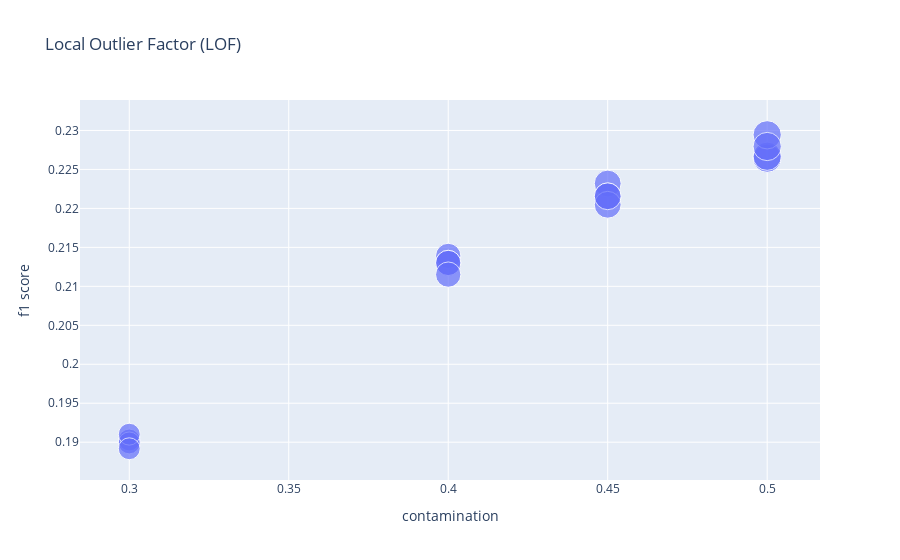
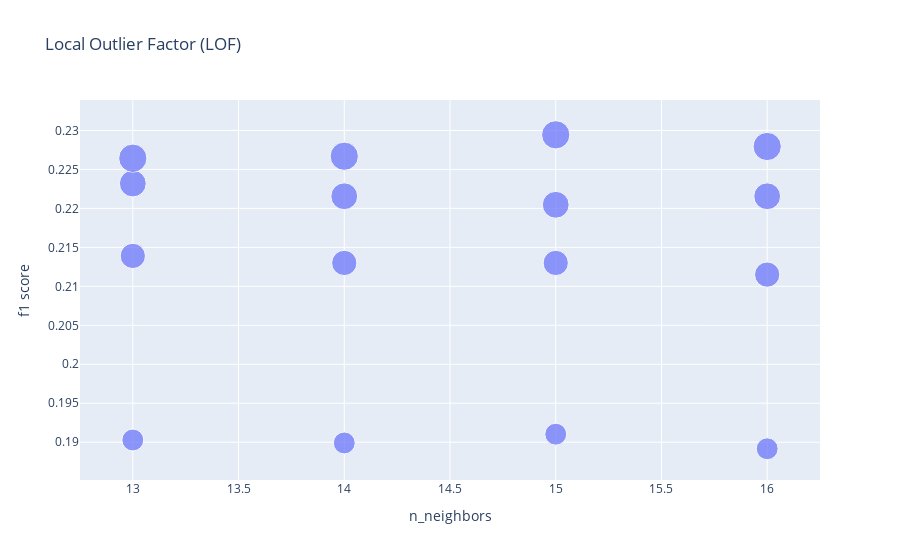
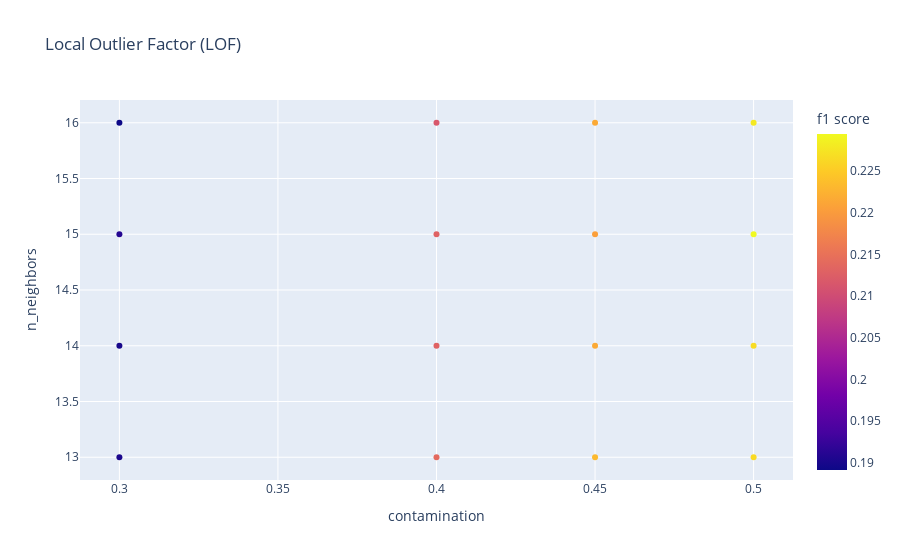

Write notebook code for charts like these, in order.
### Code cell
lof_results_df = pd.DataFrame(lof_total_results)

for lof_parameter in lof_parameters:
    fig = px.scatter(
        lof_results_df,
        x = lof_parameter,
        y = "f1 score",
        size = "contamination",
        title = "Local Outlier Factor (LOF)"
    )
    fig.show()

px.scatter(
    lof_results_df,
    x = "contamination",
    y = "n_neighbors",
    color = "f1 score",
    title = "Local Outlier Factor (LOF)"
)

### Figure 1 — Plotly figure (JSON) as saved in the notebook; plotly's stock layout.template omitted (floating-point values rounded to 4 significant figures)
{"data": [{"hovertemplate": "contamination=%{marker.size}<br>f1 score=%{y}<extra></extra>", "legendgroup": "", "marker": {"color": "#636efa", "size": [0.3, 0.3, 0.3, 0.3, 0.4, 0.4, 0.4, 0.4, 0.45, 0.45, 0.45, 0.45, 0.5, 0.5, 0.5, 0.5], "sizemode": "area", "sizeref": 0.00125, "symbol": "circle"}, "mode": "markers", "name": "", "orientation": "v", "showlegend": false, "type": "scatter", "x": [0.3, 0.3, 0.3, 0.3, 0.4, 0.4, 0.4, 0.4, 0.45, 0.45, 0.45, 0.45, 0.5, 0.5, 0.5, 0.5], "xaxis": "x", "y": [0.1903, 0.1899, 0.191, 0.1892, 0.2139, 0.213, 0.213, 0.2115, 0.2232, 0.2216, 0.2205, 0.2216, 0.2264, 0.2267, 0.2294, 0.2279], "yaxis": "y"}], "layout": {"legend": {"itemsizing": "constant", "tracegroupgap": 0}, "title": {"text": "Local Outlier Factor (LOF)"}, "xaxis": {"anchor": "y", "domain": [0, 1], "title": {"text": "contamination"}}, "yaxis": {"anchor": "x", "domain": [0, 1], "title": {"text": "f1 score"}}}}

### Figure 2 — Plotly figure (JSON) as saved in the notebook; plotly's stock layout.template omitted (floating-point values rounded to 4 significant figures)
{"data": [{"hovertemplate": "n_neighbors=%{x}<br>f1 score=%{y}<br>contamination=%{marker.size}<extra></extra>", "legendgroup": "", "marker": {"color": "#636efa", "size": [0.3, 0.3, 0.3, 0.3, 0.4, 0.4, 0.4, 0.4, 0.45, 0.45, 0.45, 0.45, 0.5, 0.5, 0.5, 0.5], "sizemode": "area", "sizeref": 0.00125, "symbol": "circle"}, "mode": "markers", "name": "", "orientation": "v", "showlegend": false, "type": "scatter", "x": [13, 14, 15, 16, 13, 14, 15, 16, 13, 14, 15, 16, 13, 14, 15, 16], "xaxis": "x", "y": [0.1903, 0.1899, 0.191, 0.1892, 0.2139, 0.213, 0.213, 0.2115, 0.2232, 0.2216, 0.2205, 0.2216, 0.2264, 0.2267, 0.2294, 0.2279], "yaxis": "y"}], "layout": {"legend": {"itemsizing": "constant", "tracegroupgap": 0}, "title": {"text": "Local Outlier Factor (LOF)"}, "xaxis": {"anchor": "y", "domain": [0, 1], "title": {"text": "n_neighbors"}}, "yaxis": {"anchor": "x", "domain": [0, 1], "title": {"text": "f1 score"}}}}

### Figure 3 — Plotly figure (JSON) as saved in the notebook; plotly's stock layout.template omitted (floating-point values rounded to 4 significant figures)
{"data": [{"hovertemplate": "contamination=%{x}<br>n_neighbors=%{y}<br>f1 score=%{marker.color}<extra></extra>", "legendgroup": "", "marker": {"color": [0.1903, 0.1899, 0.191, 0.1892, 0.2139, 0.213, 0.213, 0.2115, 0.2232, 0.2216, 0.2205, 0.2216, 0.2264, 0.2267, 0.2294, 0.2279], "coloraxis": "coloraxis", "symbol": "circle"}, "mode": "markers", "name": "", "orientation": "v", "showlegend": false, "type": "scatter", "x": [0.3, 0.3, 0.3, 0.3, 0.4, 0.4, 0.4, 0.4, 0.45, 0.45, 0.45, 0.45, 0.5, 0.5, 0.5, 0.5], "xaxis": "x", "y": [13, 14, 15, 16, 13, 14, 15, 16, 13, 14, 15, 16, 13, 14, 15, 16], "yaxis": "y"}], "layout": {"coloraxis": {"colorbar": {"title": {"text": "f1 score"}}, "colorscale": [[0, "#0d0887"], [0.1111, "#46039f"], [0.2222, "#7201a8"], [0.3333, "#9c179e"], [0.4444, "#bd3786"], [0.5556, "#d8576b"], [0.6667, "#ed7953"], [0.7778, "#fb9f3a"], [0.8889, "#fdca26"], [1, "#f0f921"]]}, "legend": {"tracegroupgap": 0}, "title": {"text": "Local Outlier Factor (LOF)"}, "xaxis": {"anchor": "y", "domain": [0, 1], "title": {"text": "contamination"}}, "yaxis": {"anchor": "x", "domain": [0, 1], "title": {"text": "n_neighbors"}}}}
